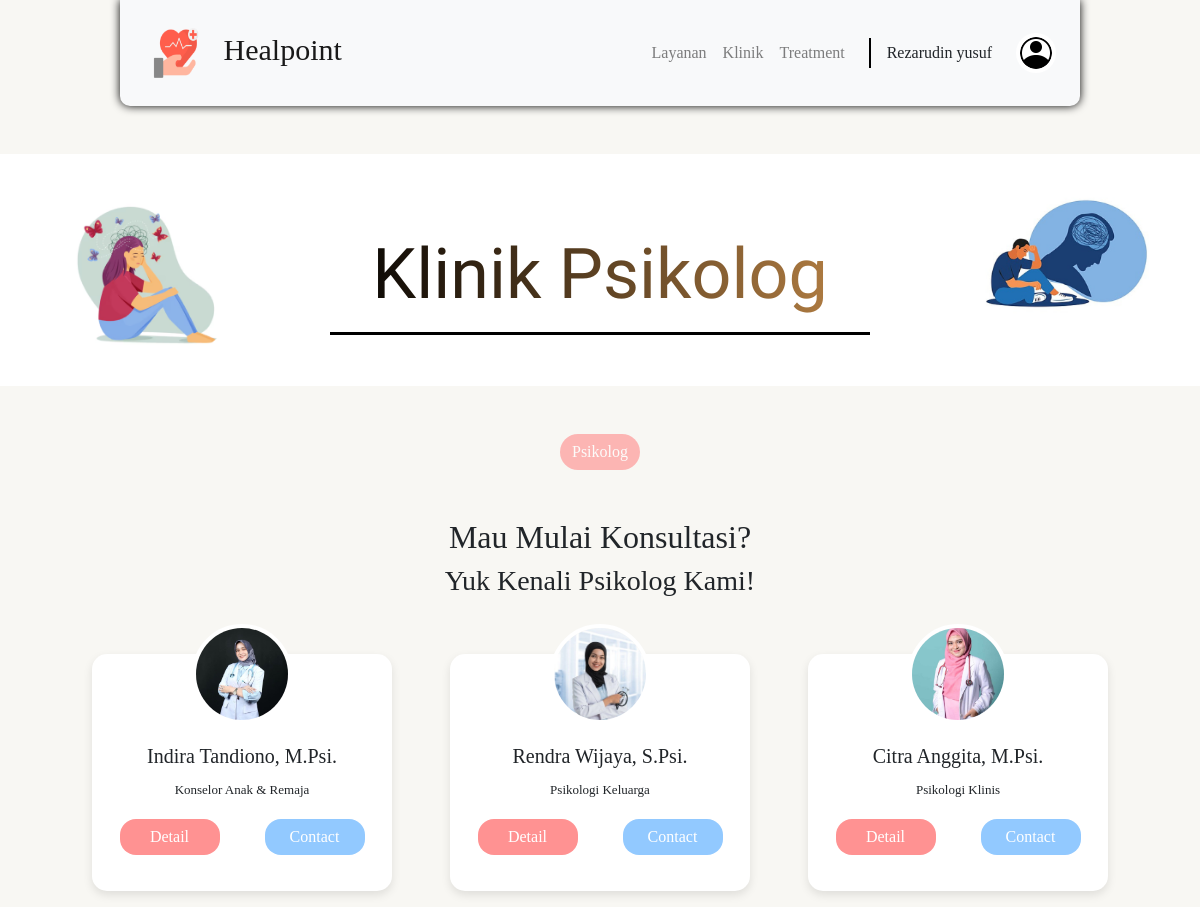
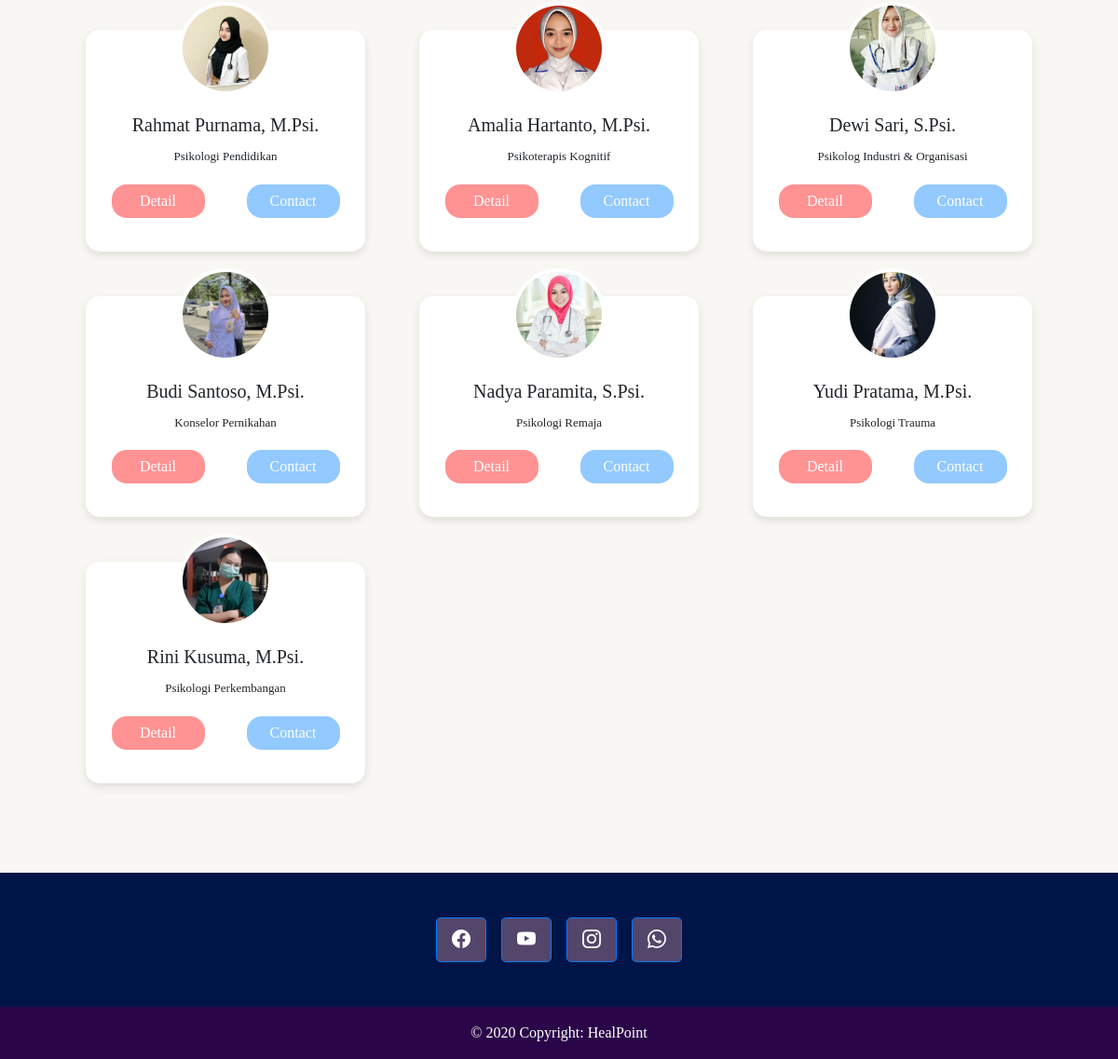
Screenshot of /klinikpage.php (signed in) with the database file from the repository (2 pictures, top to bottom).
### tables this page shows
CREATE TABLE `psychologists` (
  `id` int(11) NOT NULL,
  `name` varchar(255) DEFAULT NULL,
  `specialization` varchar(255) DEFAULT NULL,
  `bio` text DEFAULT NULL,
  `contact` varchar(20) DEFAULT NULL
);

### klinikpage.php (the view, shortened to what this page needs)
<?php
    include './inc/inc_header.php';
?>
<section>
    <div class="container-fluid mt-5" style="background-color:white;">
        <div class="row" style="background-color: white; padding: 30px 0 20px 0;">
            <div class="col-md-3 pl-5">
                <img src="assets/layananpage.png" width="200" class="img-thumbnail"
                    style="background-color: transparent; border: none;" alt="...">
            </div>
            <div class="col-md-6">
                <div class="container container-title-klinik">
                    <h2 class=" tag-psikolog text-center mt-5"
                        style=" background: linear-gradient(90deg, #000, #BB8446); -webkit-background-clip: text; -webkit-text-fill-color: transparent;">
                        Klinik Psikolog</h2>
                    <hr style=" border-width: 3px; width: 100%; background-color: #000;">
                </div>
            </div>
            <div class="col-md-3 pl-5">
                <img src="assets/layananpage1.png" width="270" style="background-color: transparent; border: none;"
                    class="img-thumbnail" alt="...">
            </div>
        </div>
    </div>
</section>
<section>
    <div class="container p-5">
        <div class="mb-5" style="justify-content: center; align-items: center; display: flex; flex-direction: column;">
            <button type="button" class="btn btn-primary mb-5"
                style="background-color: #FF9292; border: none; border-radius: 20px;" disabled>Psikolog</button>
            <h2>Mau Mulai Konsultasi?</h2>
            <h3>Yuk Kenali Psikolog Kami!</h3>
        </div>
        <div class="row">
            <?php
            require_once "./inc/inc_connection.php";
            $sql = "SELECT id, name, specialization, bio, contact,
                    (SELECT image_path FROM psychologist_images WHERE psychologist_id = psychologists.id LIMIT 1) as image_path
                    FROM psychologists";
            $result = $koneksi->query($sql);
            if ($result->num_rows > 0) {
                while ($row = $result->fetch_assoc()) {
                    $name = htmlspecialchars($row['name']);
                    $specialization = htmlspecialchars($row['specialization']);
                    $contact = htmlspecialchars($row['contact']);
                    $imagePath = $row['image_path'] ? htmlspecialchars($row['image_path']) : 'https://via.placeholder.com/150';
                    $whatsappLink = "https://wa.me/" . preg_replace('/[^0-9]/', '', $contact);
                    echo '
                        <div class="col-md-4 mb-5 d-flex justify-content-center">
                            <div class="profile-card">
                                <img src="' . $imagePath . '" class="card-img-top" alt="Psikolog Image">
                                <div class="card-body">
                                    <h5 class="card-title">' . $name . '</h5>
                                    <p class="card-text" style="font-size:13px">' . $specialization . '</p>
                                </div>
                                <div class="row mb-3">
                                    <div class="col-6">
                                        <a href="lihatprofile.php?id=' . $row['id'] . '" class="btn btn-primary"  style="background-color:#FF9292; width:100px; border:none; border-radius: 16px;">Detail</a>
                                    </div>
                                    <div class="col-6">
                                        <a href="' . $whatsappLink . '" class="btn btn-primary"  style="background-color:#92C9FF; width:100px; border:none; border-radius: 16px;">Contact</a>
                                    </div>
                                </div>
                            </div>
                        </div>
                    ';
                }
            } else {
                echo '<p class="text-center">Tidak ada data psikolog yang tersedia.</p>';
            }
            ?>
        </div>
    </div>
</section>
<?php
    include './inc/inc_footer.php';
?>

### style.css (style rules this page uses)
*, html { font-family: Poppins; }
body { background-color: #F8F7F3; font-family: "Inria Sans", serif; overflow: -moz-scrollbars-none; -ms-overflow-style: none; scrollbar-width: none; }
.tag-layanan, .container-title-klinik { font-family: "Milonga", serif; font-size: 70px; }
.profile-card { width: 300px; padding: 20px; background-color: white; border-radius: 15px; box-shadow: 0 4px 10px rgba(0, 0, 0, 0.1); text-align: center; font-family: Arial, sans-serif; }
.profile-card img { width: 100px; height: 100px; border-radius: 50%; margin-top: -50px; border: 4px solid white; object-fit: cover; }
.tag-psikolog { font-family: "Milonga", serif; font-size: 70px; }

### rows the page displays
psychologists: shows a picture, name "Indira Tandiono, M.Psi.", specialization "Konselor Anak & Remaja", $row['id'] 1 (drawn)
psychologists: shows a picture, name "Rendra Wijaya, S.Psi.", specialization "Psikologi Keluarga"
psychologists: shows a picture, name "Citra Anggita, M.Psi.", specialization "Psikologi Klinis"
psychologists: shows a picture, name "Rahmat Purnama, M.Psi.", specialization "Psikologi Pendidikan"
psychologists: shows a picture, name "Amalia Hartanto, M.Psi.", specialization "Psikoterapis Kognitif"
psychologists: shows a picture, name "Dewi Sari, S.Psi.", specialization "Psikolog Industri & Organisasi"
psychologists: shows a picture, name "Budi Santoso, M.Psi.", specialization "Konselor Pernikahan"
psychologists: shows a picture, name "Nadya Paramita, S.Psi.", specialization "Psikologi Remaja"
psychologists: shows a picture, name "Yudi Pratama, M.Psi.", specialization "Psikologi Trauma"
psychologists: shows a picture, name "Rini Kusuma, M.Psi.", specialization "Psikologi Perkembangan", $row['id'] 10 (drawn)

### other values shown
$fullName "Rezarudin yusuf"
